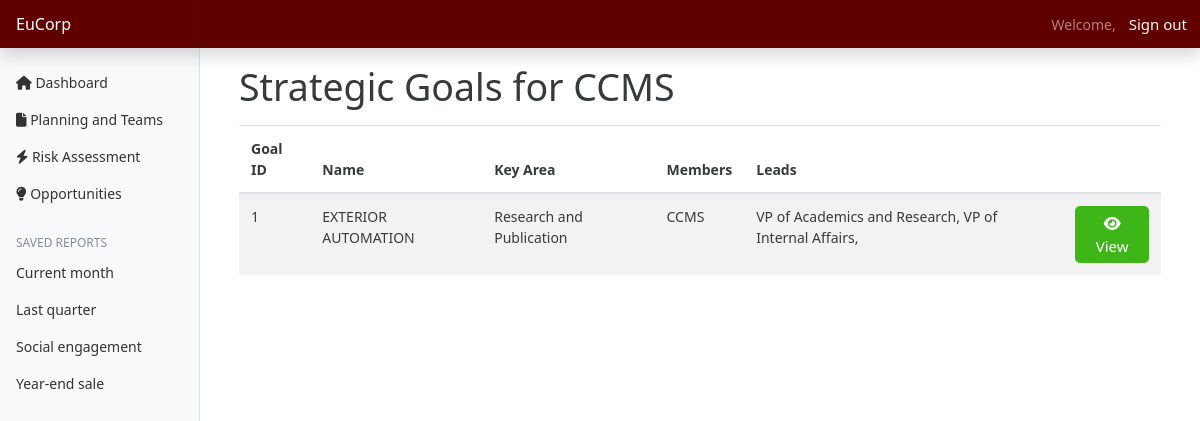
/plans/ (signed in), run on the app's committed database.
### departments/models.py (models this page shows, shortened)
class DepartmentHeads(models.Model):
    id = models.AutoField(primary_key=True)
    head = models.ForeignKey(to=User, on_delete=models.CASCADE, default='',)
    department = models.ForeignKey(to=Department, on_delete=models.CASCADE)
    contact_no = models.CharField(max_length=15, blank=True, null=True, default='')
    is_admin = models.BooleanField(default=False)  # Field to identify admin user

class Department(models.Model):
    name = models.CharField(max_length=255)

### plans/models.py (models this page shows, shortened)
class StrategicGoals(models.Model):
    goal_id = models.AutoField(primary_key=True)
    name = models.CharField(max_length=255)
    keyArea = models.ForeignKey(KeyAreas, on_delete=models.CASCADE)
    members = models.ManyToManyField(DepartmentHeads)
    leads = models.ManyToManyField(Lead)  # Ensure this is ManyToManyField if needed
    class Meta:
        unique_together = (('goal_id',))

class KeyAreas(models.Model):
    name = models.CharField(max_length=255)
    department = models.ForeignKey(to=DepartmentHeads, on_delete=models.CASCADE)

### leads/models.py (models this page shows, shortened)
class Lead(models.Model):
    lastName = models.CharField(max_length=255)
    firstName = models.CharField(max_length=255)
    position = models.ForeignKey(to=Position, on_delete=models.CASCADE)

class Position(models.Model):
    name = models.CharField(max_length=255)
    def __str__(self):
        return self.name

### plans/views.py (the view)
# urls.py: path('', views.index, name="dashboard"),
@login_required(login_url='authentication/login')
def index(request):
    if request.user.is_superuser:
        strategicGoals = StrategicGoals.objects.all()
        context = {
            'strategicGoals': strategicGoals
        }
        return render(request, 'plans/indexAdmin.html', context)
    else:
        user = request.user
        try:
            departmentHead = DepartmentHeads.objects.get(head=user)
            strategicGoals = StrategicGoals.objects.filter(members=departmentHead)
        except DepartmentHeads.DoesNotExist:
            strategicGoals = []
        context = {
            'departmentHead': departmentHead,
            'strategicGoals': strategicGoals
        }
        return render(request, 'plans/index.html', context)

### templates/plans/index.html (shortened to what this page needs)
{% extends 'base.html' %}
{% block content %}
<div class="container">
    <h1>Strategic Goals for {{ departmentHead.department.name }}</h1>
    {% if strategicGoals %}
        <table class="table table-striped mt-3">
            <thead>
                <tr>
                    <th scope="col">Goal ID</th>
                    <th scope="col">Name</th>
                    <th scope="col">Key Area</th>
                    <th scope="col">Members</th>
                    <th scope="col">Leads</th>
                    <th></th>
                </tr>
            </thead>
            <tbody>
                {% for goal in strategicGoals %}
                    <tr>
                        <td>{{ goal.goal_id }}</td>
                        <td>{{ goal.name }}</td>
                        <td>{{ goal.keyArea.name }}</td>
                        <td>
                            {% for member in goal.members.all %}
                                 {{ member.department.name }}
                            {% endfor %}
                        </td>
                        <td>
                            {% for lead in goal.leads.all %}
                                {{ lead.position }},
                            {% endfor %}
                        </td>
                        <td>
                            <a href="{% url 'actionPlans' goal_id=goal.goal_id %}" class="btn btn-success" style="border-radius: 5px; border: none;">
                                <i class="fas fa-eye"></i> View
                            </a>
                        </td>
                    </tr>
                {% endfor %}
            </tbody>
        </table>
    {% else %}
        <p>No strategic goals found for your department.</p>
    {% endif %}
</div>
{% endblock %}

### Project/static/css/dashboard.css (style rules this page uses)
body { font-size: 0.875rem; }

### data on the page
DepartmentHeads: department.name "CCMS"
StrategicGoals: goal_id "1", name "EXTERIOR AUTOMATION", keyArea.name "Research and Publication"
Lead: position "VP of Academics and Research"
Lead: position "VP of Internal Affairs"
